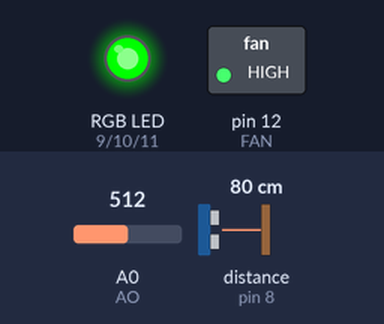
Simulated run of this sketch. Board: Arduino Leonardo, built with avr-gcc and run on an emulated ATmega32U4. Shown: switched loads named in the sketch (green lamp = pin HIGH), an RGB LED mixed from three pins (HIGH = lit). Wiring (inferred from the names in the program): ultrasonic range finder: trigger pin 7; echo pin 8. Inputs (shaded band) come from the test bench; at power-on: distance to the obstacle (sensor on pin 8) 80 cm, A0 (AO) = 512. The echo pulse lasts 58.3 µs per cm; WiFi joins after 1.5 s; servers stay silent unless stated; pins used as bus, display or sensor lines are not drawn; what the sketch prints to the serial monitor is not drawn.

Above: at 2.7 s.
2.8 s: distance to the obstacle (sensor on pin 8) set to 44 cm
4.3 s: distance to the obstacle (sensor on pin 8) set to 37 cm
At 5.1 s:
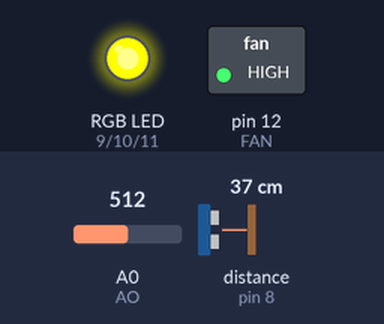
5.8 s: A0 (AO) set to 73
7.3 s: A0 (AO) set to 63
At 8.3 s:
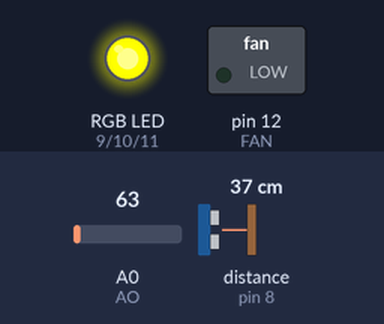
8.8 s: distance to the obstacle (sensor on pin 8) set to 17 cm
10.3 s: distance to the obstacle (sensor on pin 8) set to 14 cm
At 10.8 s:
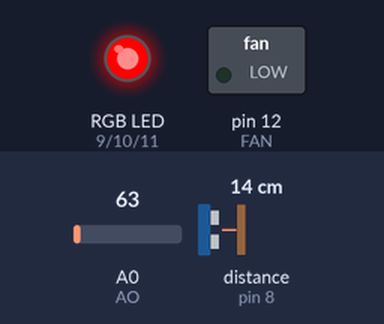
Timing chart, 0 to 12.8 s (numbered marks = the images above; inputs shaded):
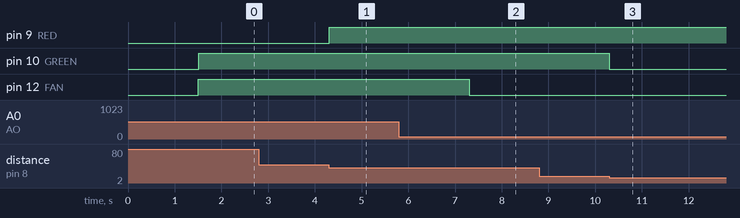

Measured:
- the behaviour switches between 41 and 40 cm on distance to the obstacle (sensor on pin 8) (found by bisection; images 0 and 1)
- the behaviour switches between 70 and 69 on A0 (AO) (found by bisection; images 1 and 2)
- the behaviour switches between 16 and 15 cm on distance to the obstacle (sensor on pin 8) (found by bisection; images 2 and 3)
- after the input at 2.8 s, every drawn part: stays the same
- after the input at 4.3 s, pin 9 (RED): LOW → HIGH at once
- after the input at 5.8 s, every drawn part: stays the same
- after the input at 7.3 s, pin 12 (FAN): HIGH → LOW at once
- after the input at 8.8 s, every drawn part: stays the same
- after the input at 10.3 s, pin 10 (GREEN): HIGH → LOW at once

The sketch:

trash_management.ino
```cpp
/*<쿨링팬 연결 시 주의사항>
  정확한 원인은 모르겠으나 다른 모듈의 전원을 연결하면 쿨링팬 동작이 멈출 때가 있다.
  이리저리 잘 끼우다보면 동작한다.
*/
/*<wifi 모듈 연결 시 주의사항>
  접속하는 브라우저가 사용하는 wifi와 esp 모듈을 연결한 wifi가 같아야한다.
  그렇지 않으면 NAT 사용 때문에 IP가 꼬이는 문제가 생기는 것 같다.
*/
/*핫스팟 틀어놓고 핫스팟 연결 UI 띄워놔야 정상 접속된다. 안그러면 버퍼링 걸린다.*/

#include "AirQuality.h"
#include "Ultrasonic.h"
#include "Wifi.h"

//AirQuality
const int ao = A0;     //MQ135 공기질 센서, analogRead
const int fan = 12;    //쿨링팬, digitalWrite

//Ultrasonic
const int trig = 7;   //HC-SR04 초음파 센서, digitalWrite
const int echo = 8;   //HC-SR04 초음파 센서, digitalWrite
const int red = 9;    //RGB, analogWrite
const int green = 10;  //RGB, analogWrite
const int blue = 11;   //RGB, analogWrite

//모니터링 알림
int ammonia;
int capacity;

AirQuality AirQuality(ao, fan);
Ultrasonic Ultrasonic(trig, echo, red, green, blue);
Wifi Wifi;

void setup() {
  Serial.begin(9600);
  AirQuality.begin();
  Ultrasonic.begin();
  Wifi.begin();
}

void loop() {
  ammonia = AirQuality.update();
  capacity = Ultrasonic.update();
  Wifi.update(ammonia, capacity);
}
```

AirQuality.cpp
```cpp
//DO핀은 사용하지 않는다.

#include "AirQuality.h"
#include "Arduino.h"

AirQuality::AirQuality(int ao, int fan) {
  AO = ao;
  FAN = fan;
}

void AirQuality::begin() {
  pinMode(AO, INPUT);
  pinMode(FAN, OUTPUT);
}

int AirQuality::update() {
    if(analogRead(AO) >= 70) {   // 공기질이 70 이상이면
      digitalWrite(FAN, HIGH);  // 쿨링팬 동작
    }
    else {
      digitalWrite(FAN, LOW);
    }
  //}
  return analogRead(AO);
}
```

AirQuality.h
```cpp
#ifndef AirQuality_H
#define AirQuality_H

class AirQuality {
private:
  int AO;
  int FAN;

public:
  AirQuality(int ao, int fan);
  void begin();
  int update();
};

#endif
```

Ultrasonic.cpp
```cpp
#include "Ultrasonic.h"
#include "Arduino.h"

Ultrasonic::Ultrasonic(int trig, int echo, int red, int green, int blue) {
  TRIG = trig;
  ECHO = echo;
  RED = red;
  GREEN = green;
  BLUE = blue;
  smoothedDistance = 0;
  deadZoneLowerLimit = 10;
  deadZoneUpperLimit = 200;
}

void Ultrasonic::begin() {
  pinMode(TRIG, OUTPUT);
  pinMode(ECHO, INPUT);
  pinMode(RED, OUTPUT);
  pinMode(GREEN, OUTPUT);
  pinMode(BLUE, OUTPUT);
}

int Ultrasonic::update() {
  digitalWrite(TRIG, LOW);
  digitalWrite(ECHO, LOW);
  delayMicroseconds(2);
  digitalWrite(TRIG, HIGH);
  delayMicroseconds(10);
  digitalWrite(TRIG, LOW);
  unsigned long duration = pulseIn(ECHO, HIGH);

  // 초음파를 발산한 후 다시 돌아온 시간을 가지고 거리 측정
  float distance = ((float)(340 * duration) / 10000) / 2;

  // 거리값을 평활화하여 노이즈를 줄입니다. 최신 거리 값을 이전 값과 조합하여 노이즈를 감소.
  // smoothingFactor값이 낮을수록 측정된 거리가 더 부드럽게 변화된다.
  float smoothingFactor = 0.3; // 가중치 값, 0에서 1사이의 범위에 있어야함. 값이 1에 가까울수록 이동평균 영향을 강하게 받음.
  smoothedDistance = (distance * smoothingFactor) + (smoothedDistance * (1.0 - smoothingFactor));

  // 데드존 처리
  if (smoothedDistance > deadZoneUpperLimit) {
    smoothedDistance = deadZoneUpperLimit; // 데드존 상한값으로 설정
  } else if (smoothedDistance < deadZoneLowerLimit) {
    smoothedDistance = deadZoneLowerLimit; // 데드존 하한값으로 설정
  }

  // 데드존 범위 내에서는 LED를 제어
  if (smoothedDistance > 2 && smoothedDistance <= 200) {
    if (smoothedDistance > 40) {
      analogWrite(RED, 0);
      analogWrite(GREEN, 255);
      analogWrite(BLUE, 0);
      //delay(1000);
    } else if (smoothedDistance >= 15 && smoothedDistance <= 40) {
      analogWrite(RED, 255);
      analogWrite(GREEN, 255);
      analogWrite(BLUE, 0);
      //delay(1000);
    } else if (smoothedDistance < 15) {
      analogWrite(RED, 255);
      analogWrite(GREEN, 0);
      analogWrite(BLUE, 0);
      //delay(1000);
    }
  } else {
    // 데드존 범위를 벗어나면 LED를 모두 끔
    analogWrite(RED, 0);
    analogWrite(BLUE, 0);
    analogWrite(GREEN, 0);
    //delay(1000);
  }

  return smoothedDistance;
}
```

Ultrasonic.h
```cpp
#ifndef Ultrasonic_H
#define Ultrasonic_H

class Ultrasonic {
private:
  int TRIG;
  int ECHO;
  int RED;
  int GREEN;
  int BLUE;
  float smoothedDistance;
  int deadZoneLowerLimit;
  int deadZoneUpperLimit;

public:
  Ultrasonic(int trig, int echo, int red, int green, int blue);
  void begin();
  int update();
};

#endif
```

Wifi.cpp
```cpp
/*RX, TX를 매개변수로 받아오면 HTML 파일 로딩이 안되서 모듈 내부에서 지정했다.*/

/*통신 모듈간 동기화 로직을 넣지 않아 동시에 실행시키면 동시성 문제가 발생한다.
특히 입력값을 동시에 바꿔주면 에러가 난다. 근본적인 문제를 해결하지는 못했으나
updateInterval 설정을 통해 아두이노마다 업데이트 주기를 다르게 설정해주면
동시에 입력값을 바꾸는 경우를 제외하고 잘 동작한다...*/

#include "Wifi.h"
#include "WiFiEsp.h"
#include "Arduino.h"
#include "SoftwareSerial.h"
SoftwareSerial Serial1(2, 3); // RX, TX (맨끝핀이 3번)

Wifi::Wifi() {}

char ssid[] = "ian iPhone";
char pass[] = "11223344";
int status = WL_IDLE_STATUS;
WiFiEspServer server(80);
unsigned long updateInterval = 1550; //업데이트 주기, 쓰레기통마다 다르게 설정해서 데드락 문제를 피해야한다.
unsigned long lastUpdateTime;

void Wifi::begin() {
  Serial1.begin(9600);
  WiFi.init(&Serial1);

  if(WiFi.status() == WL_NO_SHIELD) {
    Serial.println("WiFi shield not present");
    while (true);
  }

  while(status != WL_CONNECTED) {
    Serial.print("Attempting to connect to WPA SSID: ");
    Serial.println(ssid);
    status = WiFi.begin(ssid, pass);
  }

  Serial.println("You're connected to the network");
  printWifiStatus();
  server.begin();
}

void Wifi::update(int ammonia, int capacity) {
    // listen for incoming clients
  WiFiEspClient client = server.available();
   if(client && (millis() - lastUpdateTime > updateInterval)) {
    lastUpdateTime = millis();
    Serial.println("New client");
    // an http request ends with a blank line
    boolean currentLineIsBlank = true;
    while(client.connected()) {
      if(client.available()) {
        char c = client.read();
        Serial.write(c);
        // if you've gotten to the end of the line (received a newline
        // character) and the line is blank, the http request has ended,
        // so you can send a reply
        if(c == '\n' && currentLineIsBlank) {
          Serial.println("Sending response");
          // send a standard http response header
          // use \r\n instead of many println statements to speedup data send
          client.print(
            "HTTP/1.1 200 OK\r\n"
            "Content-Type: text/html; charset=utf-8\r\n"
            "Connection: close\r\n"
            "Refresh: 20\r\n"        // refresh the page automatically every 20 sec
            "\r\n");

          client.print("<!DOCTYPE HTML>\r\n"
          "<html>\r\n"
          "<h1>일립관 B01호</h1>\r\n" //쓰레기통 위치마다 다르게 설정하기
          "<style>\r\n"
          ".n1 { color: red; }\r\n"
          ".n2 { color: green; }\r\n"
          ".n3 { color: black; }\r\n"
          "</style>\r\n");

          //암모니아가 일정 농도 이상되면 해당 문구를 빨간색으로 출력해주는 로직
          if(ammonia >= 70) {
            client.print("<div class='n1'>암모니아 농도: ");
          } else{
            client.print("<div class='n3'>암모니아 농도: ");
          }
          client.print(ammonia);
          client.print("<br></div>\r\n");

          //잔여 용량이 기준치 이상이면 해당 문구를 초록색으로 출력해주는 로직
          if (capacity < 15) {
            client.print("<div class='n2'>잔여 용량: ");

          } else{
            client.print("<div class='n3'>잔여 용량: ");
          }
          client.print(capacity);
          client.print("<br></div>\r\n"
          "</html>\r\n");
          break;
        }
        if(c == '\n') {
          // you're starting a new line
          currentLineIsBlank = true;
        }
        else if(c != '\r') {
          // you've gotten a character on the current line
          currentLineIsBlank = false;
        }
      }
    }
    // give the web browser time to receive the data
    delay(10);
    // close the connection:
    client.stop();
    Serial.println("Client disconnected");
  }
}

void Wifi::printWifiStatus() {
    // print the SSID of the network you're attached to
  Serial.print("SSID: ");
  Serial.println(WiFi.SSID());
  // print your WiFi shield's IP address
  IPAddress ip = WiFi.localIP();
  Serial.print("IP Address: ");
  Serial.println(ip);
  // print where to go in the browser
  Serial.println();
  Serial.print("To see this page in action, open a browser to http://");
  Serial.println(ip);
  Serial.println();
}
```

Wifi.h
```cpp
#ifndef WIFI_H
#define WIFI_H

class Wifi {
private:


public:
  Wifi();
  void begin();
  void update(int ammonia, int capacity);
  void printWifiStatus();
};

#endif
```
